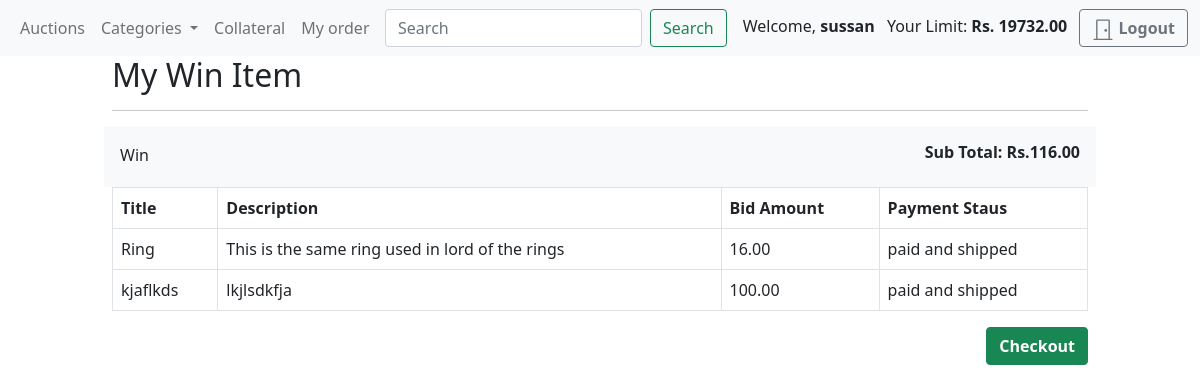
/myorder/ (signed in), run on an earlier commit of the app's database.
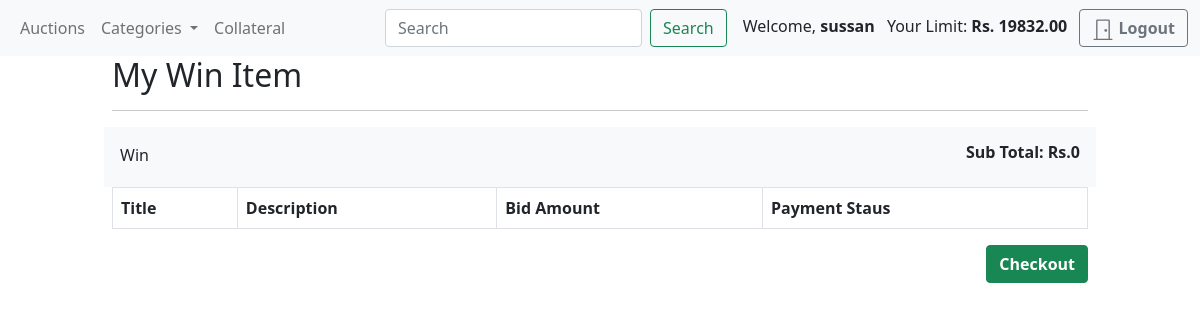
And on a later commit of the database.
### main_app/models.py (models this page shows, shortened)
class Order(models.Model):
    PAYMENT_STATUS_CHOICES = (
        ('pending', 'pending'),
        ('paid and shipped', 'paid and shipped'),
    )
    user = models.ForeignKey(AUTH_USER_MODEL, on_delete=models.CASCADE)
    auction = models.ForeignKey(Auction, on_delete=models.CASCADE)
    total_amount = models.DecimalField(max_digits=10, decimal_places=2)
    payment_status = models.CharField(max_length=20, choices = PAYMENT_STATUS_CHOICES, default='pending')
    created_at = models.DateTimeField(auto_now_add=True)

class Auction(models.Model):
    AUCTION_STATUS_CHOICES = (
        ('draft', 'Draft'),
        ('open', 'open'),
        ('closed', 'Closed'),
    )
    winner = models.ForeignKey(AUTH_USER_MODEL, on_delete=models.SET_NULL, null=True, blank=True,editable=True)
    title = models.CharField(max_length=255)
    description = models.TextField()
    starting_price = models.DecimalField(max_digits=10, decimal_places=2)
    marked_price = models.DecimalField(max_digits=10, decimal_places=2)
    auction_status = models.CharField(max_length=20, choices=AUCTION_STATUS_CHOICES, default='draft')
    start_datetime = models.DateTimeField()
    end_datetime = models.DateTimeField()
    seller = models.ForeignKey(AUTH_USER_MODEL, on_delete=models.CASCADE, related_name='auctions')
    created = models.DateTimeField(auto_now_add=True)
    updated = models.DateTimeField(auto_now=True)
    category = models.ForeignKey('Category', on_delete=models.CASCADE)
    image = models.ImageField(upload_to='images/')
    class Meta:
        verbose_name_plural = 'Auctions'
    def get_absolute_url(self):
        return reverse("auction-detail", args=[self.pk])
    def get_max_bid(self):
        return Bid.get_max_bid_for_auction(self.id)

### main_app/views.py (the view)
# urls.py: path('myorder/',views.my_order,name='my-order'),
@login_required
def my_order(request):
    user_orders = Order.objects.filter(user=request.user)
    total_price = sum(order.total_amount for order in user_orders)
    context = {'total_price':total_price,'orders': user_orders}
    return render(request,'main_app/Auction/myorder.html',context)

### main_app/context_processor.py (called while the page is built, shortened)
def categories(request):
    return{
        'categories':Category.objects.all(),
    }

def get_detail(request):
    if request.user.is_authenticated:
        user = request.user
        user_id = request.user.id
        try:
            order = FinalOrder.objects.get(user=request.user)
        except FinalOrder.DoesNotExist:
            order = None  # or any other default value you want to set
        orders = get_orders_for_user(user_id)
        collateral = calculate_collateral(user,user_id, orders)
        return {'win_auction': orders, 'collateral': collateral, 'order': order}
    else:
        return {"none": 'none'}

def get_orders_for_user(user_id):
    orders = Order.objects.filter(user=user_id)
    return orders

def get_highest_bid(user_id):
    auctions = Auction.objects.all()
    highest_bids = Decimal(0.0)
    user = user_id
    for auction in auctions:
        max_bid_value = None
        for bid in user.bids.filter(auction_id=auction.id):
            if max_bid_value is None or bid.bid_value > max_bid_value:
                max_bid_value = bid.bid_value
        if max_bid_value is not None:
            highest_bids += max_bid_value
    return highest_bids

### templates/main_app/Auction/myorder.html (shortened to what this page needs)
{% extends "base.html" %}
{% block content %}
{% include "navbar.html" %}
<div class="container" style="max-width: 1000px">
    <div class="col-12">
        <h1 class="h2">My Win Item</h1>
    </div>
    <hr />
</div>
<div class="container" style="max-width: 1000px">
    <div class="row g-3">
        <div class="col-12 bg-light p-3 d-flex justify-content-between">
            <div class="d-flex d-flex-inline">
                <div class="pe-3">Win</div>
            </div>
            <div class="text-end">
                <div class="h6 fw-bold">Sub Total: Rs.<div id="subtotal" class="d-inline-flex">{{ total_price }}</div></div>
            </div>
        </div>
    </div>
    <div class="row g-3">
        <div class="col-md-12">
            <table class="table table-bordered table-stripped" style="width:100%">
                <thead>
                    <tr>
                        <th>Title</th>
                        <th>Description</th>
                        <th>Bid Amount</th>
                        <th>Payment Staus</th>
                    </tr>
                </thead>
                <tbody>
                    {% for order in orders %}
                        <tr>
                            <td><a href="{{order.auction.get_absolute_url}}" class="text-decoration-none text-dark">{{ order.auction.title }}</a></td>
                            <td>{{ order.auction.description|truncatechars:50 }}</td>
                            <td>{{ order.auction.get_max_bid|default:""|floatformat:2 }}</td>
                            <td>{{ order.payment_status }}</td>
                        </tr>
                    {% endfor %}
                </tbody>
            </table>
        </div>
    </div>
    <div class="text-end">
        <div class="">
            <a class="btn btn-success fw-bold" type="button" id="payment-button" href="{% url 'checkout' %}">Checkout</a>
        </div>
    </div>
</div>
{% endblock %}

### templates/navbar.html (shortened to what this page needs)
<nav class="navbar navbar-expand-lg navbar-light bg-light">
    <div class="container-fluid">
        <div class="collapse navbar-collapse" id="navbarNavDropdown">
            <ul class="navbar-nav me-auto">
                <li class="nav-item">
                    <a class="nav-link" href="{% url 'home' %}">Auctions</a>
                </li>
                <li class="nav-item dropdown">
                    <a class="nav-link dropdown-toggle" href="#" id="navbarDropdownMenuLink" role="button"
                        data-bs-toggle="dropdown" aria-expanded="false">
                        Categories
                    </a>
                {% if request.user.role == 'Buyer' %}
                </li>
                    <a class="nav-link" href="{% url 'collateral-home' %}" >Collateral</a>
                    {% endif %}
                {% if win_auction %}
                    {% if order %}
                    <li class="nav-item">
                        <a class="nav-link" href="{% url 'payment' %}">My order</a>
                    </li>
                    {% else %}
                    <li class="nav-item">
                        <a class="nav-link" href="{% url 'my-order' %}">My order</a>
                    </li>
                    {% endif %}
                {% endif %}
            </ul>
            <form class="d-flex" action="{% url 'auction-search' %}" method="GET">
                <input class="form-control me-2" type="search" name="q" placeholder="Search" aria-label="Search">
                <button class="btn btn-outline-success" type="submit">Search</button>
            </form>
            {% if user.is_authenticated %}
            <div class="ms-3">
                <span class="me-2">Welcome, <strong>{{ user.username }}</strong></span>
                {% if user.role == 'Buyer' %}
                <span class="me-2" id="collateral-limit">Your Limit: <strong>Rs. {{collateral}}</strong></span>
                {% endif %}
                <a type="button" role="button" href="{% url 'logout' %}" class="btn btn-outline-secondary">
                    <svg xmlns="http://www.w3.org/2000/svg" width="22" height="22" fill="currentColor"
                        class="bi bi-door-closed" viewBox="0 0 16 16">
                        <path
                            d="M3 2a1 1 0 0 1 1-1h8a1 1 0 0 1 1 1v13h1.5a.5.5 0 0 1 0 1h-13a.5.5 0 0 1 0-1H3V2zm1 13h8V2H4v13z" />
                        <path d="M9 9a1 1 0 1 0 2 0 1 1 0 0 0-2 0z" />
                    </svg>
                    <span class="fs-6 fw-bold">Logout</span>
                </a>
            </div>
            {% endif %}
        </div>
    </div>
</nav>

What changed in the data, as far as the page shows it:
removed Order: auction "Ring", auction.description "This is the same ring used in lord of the rings", auction.get_max_bid "16.00", payment_status "paid and shipped"
removed Order: auction "kjaflkds", auction.description "lkjlsdkfja", auction.get_max_bid "100.00", payment_status "paid and shipped"
Also different on the page:
{{ collateral }}: "19732.00" → "19832.00"
{{ total_price }}: "116.00" → "0"
text no longer shown: "My order"
